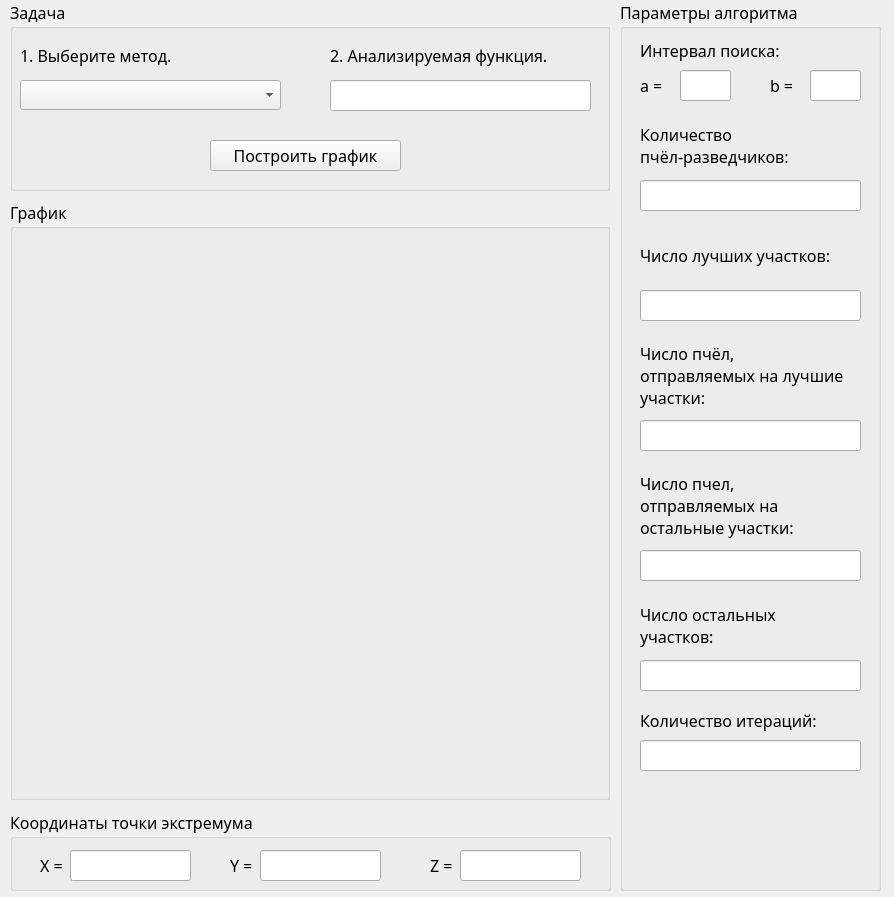
<?xml version="1.0" encoding="UTF-8"?>
<ui version="4.0">
 <class>MainWindow</class>
 <widget class="QMainWindow" name="MainWindow">
  <property name="geometry">
   <rect>
    <x>0</x>
    <y>0</y>
    <width>894</width>
    <height>897</height>
   </rect>
  </property>
  <property name="font">
   <font>
    <family>Calibri Light</family>
    <pointsize>12</pointsize>
   </font>
  </property>
  <property name="windowTitle">
   <string>Методы поисковой оптимизации</string>
  </property>
  <widget class="QWidget" name="centralwidget">
   <widget class="QGroupBox" name="groupBox">
    <property name="geometry">
     <rect>
      <x>10</x>
      <y>200</y>
      <width>600</width>
      <height>600</height>
     </rect>
    </property>
    <property name="title">
     <string>График</string>
    </property>
   </widget>
   <widget class="QGroupBox" name="groupBox_2">
    <property name="geometry">
     <rect>
      <x>10</x>
      <y>0</y>
      <width>600</width>
      <height>191</height>
     </rect>
    </property>
    <property name="title">
     <string>Задача</string>
    </property>
    <widget class="QComboBox" name="comboBox">
     <property name="geometry">
      <rect>
       <x>10</x>
       <y>80</y>
       <width>261</width>
       <height>30</height>
      </rect>
     </property>
     <property name="acceptDrops">
      <bool>false</bool>
     </property>
     <property name="autoFillBackground">
      <bool>false</bool>
     </property>
     <property name="editable">
      <bool>false</bool>
     </property>
     <property name="currentText">
      <string/>
     </property>
     <property name="currentIndex">
      <number>-1</number>
     </property>
     <property name="sizeAdjustPolicy">
      <enum>QComboBox::AdjustToContentsOnFirstShow</enum>
     </property>
     <property name="frame">
      <bool>true</bool>
     </property>
     <item>
      <property name="text">
       <string>Метод градиентного спуска с постоянным шагом</string>
      </property>
     </item>
     <item>
      <property name="text">
       <string>Симплекс-метод</string>
      </property>
     </item>
     <item>
      <property name="text">
       <string>Генетический алгоритм</string>
      </property>
     </item>
     <item>
      <property name="text">
       <string>Алгоритм роя частиц</string>
      </property>
     </item>
     <item>
      <property name="text">
       <string>Пчелиный алгоритм</string>
      </property>
     </item>
     <item>
      <property name="text">
       <string>Алгоритм иммунной сети</string>
      </property>
     </item>
     <item>
      <property name="text">
       <string>Бактериальный алгоритм</string>
      </property>
     </item>
    </widget>
    <widget class="QLabel" name="label">
     <property name="geometry">
      <rect>
       <x>10</x>
       <y>40</y>
       <width>251</width>
       <height>31</height>
      </rect>
     </property>
     <property name="text">
      <string>1. Выберите метод.</string>
     </property>
    </widget>
    <widget class="QLabel" name="label_2">
     <property name="geometry">
      <rect>
       <x>320</x>
       <y>40</y>
       <width>241</width>
       <height>31</height>
      </rect>
     </property>
     <property name="text">
      <string>2. Анализируемая функция.</string>
     </property>
    </widget>
    <widget class="QLineEdit" name="lineEdit">
     <property name="geometry">
      <rect>
       <x>320</x>
       <y>80</y>
       <width>261</width>
       <height>31</height>
      </rect>
     </property>
     <property name="readOnly">
      <bool>true</bool>
     </property>
    </widget>
    <widget class="QPushButton" name="pushButton">
     <property name="geometry">
      <rect>
       <x>200</x>
       <y>140</y>
       <width>191</width>
       <height>31</height>
      </rect>
     </property>
     <property name="text">
      <string>Построить график</string>
     </property>
    </widget>
   </widget>
   <widget class="QGroupBox" name="groupBox_3">
    <property name="geometry">
     <rect>
      <x>10</x>
      <y>810</y>
      <width>601</width>
      <height>81</height>
     </rect>
    </property>
    <property name="title">
     <string>Координаты точки экстремума</string>
    </property>
    <widget class="QLabel" name="label_3">
     <property name="geometry">
      <rect>
       <x>30</x>
       <y>40</y>
       <width>55</width>
       <height>31</height>
      </rect>
     </property>
     <property name="text">
      <string>X = </string>
     </property>
    </widget>
    <widget class="QLineEdit" name="lineEdit_2">
     <property name="geometry">
      <rect>
       <x>60</x>
       <y>40</y>
       <width>121</width>
       <height>31</height>
      </rect>
     </property>
     <property name="readOnly">
      <bool>true</bool>
     </property>
    </widget>
    <widget class="QLabel" name="label_4">
     <property name="geometry">
      <rect>
       <x>220</x>
       <y>40</y>
       <width>55</width>
       <height>31</height>
      </rect>
     </property>
     <property name="text">
      <string>Y = </string>
     </property>
    </widget>
    <widget class="QLineEdit" name="lineEdit_3">
     <property name="geometry">
      <rect>
       <x>250</x>
       <y>40</y>
       <width>121</width>
       <height>31</height>
      </rect>
     </property>
     <property name="text">
      <string/>
     </property>
     <property name="readOnly">
      <bool>true</bool>
     </property>
    </widget>
    <widget class="QLineEdit" name="lineEdit_4">
     <property name="geometry">
      <rect>
       <x>450</x>
       <y>40</y>
       <width>121</width>
       <height>31</height>
      </rect>
     </property>
     <property name="text">
      <string/>
     </property>
     <property name="readOnly">
      <bool>true</bool>
     </property>
    </widget>
    <widget class="QLabel" name="label_5">
     <property name="geometry">
      <rect>
       <x>420</x>
       <y>40</y>
       <width>55</width>
       <height>31</height>
      </rect>
     </property>
     <property name="text">
      <string>Z = </string>
     </property>
    </widget>
   </widget>
   <widget class="QGroupBox" name="groupBox_4">
    <property name="geometry">
     <rect>
      <x>620</x>
      <y>0</y>
      <width>261</width>
      <height>891</height>
     </rect>
    </property>
    <property name="title">
     <string>Параметры алгоритма</string>
    </property>
    <widget class="QLabel" name="label_6">
     <property name="geometry">
      <rect>
       <x>20</x>
       <y>40</y>
       <width>201</width>
       <height>21</height>
      </rect>
     </property>
     <property name="text">
      <string>Интервал поиска:</string>
     </property>
    </widget>
    <widget class="QLabel" name="label_7">
     <property name="geometry">
      <rect>
       <x>20</x>
       <y>70</y>
       <width>41</width>
       <height>31</height>
      </rect>
     </property>
     <property name="text">
      <string>a = </string>
     </property>
    </widget>
    <widget class="QLineEdit" name="lineEdit_5">
     <property name="geometry">
      <rect>
       <x>60</x>
       <y>70</y>
       <width>51</width>
       <height>31</height>
      </rect>
     </property>
    </widget>
    <widget class="QLabel" name="label_8">
     <property name="geometry">
      <rect>
       <x>150</x>
       <y>70</y>
       <width>41</width>
       <height>31</height>
      </rect>
     </property>
     <property name="text">
      <string>b = </string>
     </property>
    </widget>
    <widget class="QLineEdit" name="lineEdit_6">
     <property name="geometry">
      <rect>
       <x>190</x>
       <y>70</y>
       <width>51</width>
       <height>31</height>
      </rect>
     </property>
    </widget>
    <widget class="QLabel" name="label_9">
     <property name="geometry">
      <rect>
       <x>20</x>
       <y>120</y>
       <width>221</width>
       <height>51</height>
      </rect>
     </property>
     <property name="text">
      <string>&lt;html&gt;&lt;head/&gt;&lt;body&gt;&lt;p&gt;Количество&lt;br&gt;пчёл-разведчиков:&lt;/p&gt;&lt;/body&gt;&lt;/html&gt;</string>
     </property>
    </widget>
    <widget class="QLineEdit" name="lineEdit_7">
     <property name="geometry">
      <rect>
       <x>20</x>
       <y>180</y>
       <width>221</width>
       <height>31</height>
      </rect>
     </property>
    </widget>
    <widget class="QLabel" name="label_10">
     <property name="geometry">
      <rect>
       <x>20</x>
       <y>230</y>
       <width>221</width>
       <height>51</height>
      </rect>
     </property>
     <property name="text">
      <string>&lt;html&gt;&lt;head/&gt;&lt;body&gt;&lt;p&gt;Число лучших участков:&lt;/p&gt;&lt;/body&gt;&lt;/html&gt;</string>
     </property>
    </widget>
    <widget class="QLineEdit" name="lineEdit_8">
     <property name="geometry">
      <rect>
       <x>20</x>
       <y>290</y>
       <width>221</width>
       <height>31</height>
      </rect>
     </property>
    </widget>
    <widget class="QLabel" name="label_11">
     <property name="geometry">
      <rect>
       <x>20</x>
       <y>340</y>
       <width>221</width>
       <height>71</height>
      </rect>
     </property>
     <property name="text">
      <string>&lt;html&gt;&lt;head/&gt;&lt;body&gt;&lt;p&gt;Число пчёл, &lt;br&gt;отправляемых на лучшие&lt;br&gt;участки:&lt;/p&gt;&lt;/body&gt;&lt;/html&gt;</string>
     </property>
    </widget>
    <widget class="QLineEdit" name="lineEdit_9">
     <property name="geometry">
      <rect>
       <x>20</x>
       <y>420</y>
       <width>221</width>
       <height>31</height>
      </rect>
     </property>
    </widget>
    <widget class="QLabel" name="label_12">
     <property name="geometry">
      <rect>
       <x>20</x>
       <y>470</y>
       <width>221</width>
       <height>71</height>
      </rect>
     </property>
     <property name="text">
      <string>&lt;html&gt;&lt;head/&gt;&lt;body&gt;&lt;p&gt;Число пчел, &lt;br&gt;отправляемых на &lt;br&gt;остальные участки:&lt;/p&gt;&lt;/body&gt;&lt;/html&gt;</string>
     </property>
    </widget>
    <widget class="QLineEdit" name="lineEdit_10">
     <property name="geometry">
      <rect>
       <x>20</x>
       <y>550</y>
       <width>221</width>
       <height>31</height>
      </rect>
     </property>
    </widget>
    <widget class="QLabel" name="label_13">
     <property name="geometry">
      <rect>
       <x>20</x>
       <y>600</y>
       <width>221</width>
       <height>51</height>
      </rect>
     </property>
     <property name="text">
      <string>&lt;html&gt;&lt;head/&gt;&lt;body&gt;&lt;p&gt;Число остальных&lt;br&gt;участков:&lt;/p&gt;&lt;/body&gt;&lt;/html&gt;</string>
     </property>
    </widget>
    <widget class="QLineEdit" name="lineEdit_11">
     <property name="geometry">
      <rect>
       <x>20</x>
       <y>660</y>
       <width>221</width>
       <height>31</height>
      </rect>
     </property>
     <property name="text">
      <string/>
     </property>
    </widget>
    <widget class="QLabel" name="label_14">
     <property name="geometry">
      <rect>
       <x>20</x>
       <y>710</y>
       <width>201</width>
       <height>21</height>
      </rect>
     </property>
     <property name="text">
      <string>Количество итераций:</string>
     </property>
    </widget>
    <widget class="QLineEdit" name="lineEdit_12">
     <property name="geometry">
      <rect>
       <x>20</x>
       <y>740</y>
       <width>221</width>
       <height>31</height>
      </rect>
     </property>
     <property name="text">
      <string/>
     </property>
    </widget>
   </widget>
  </widget>
 </widget>
 <resources/>
 <connections/>
</ui>
